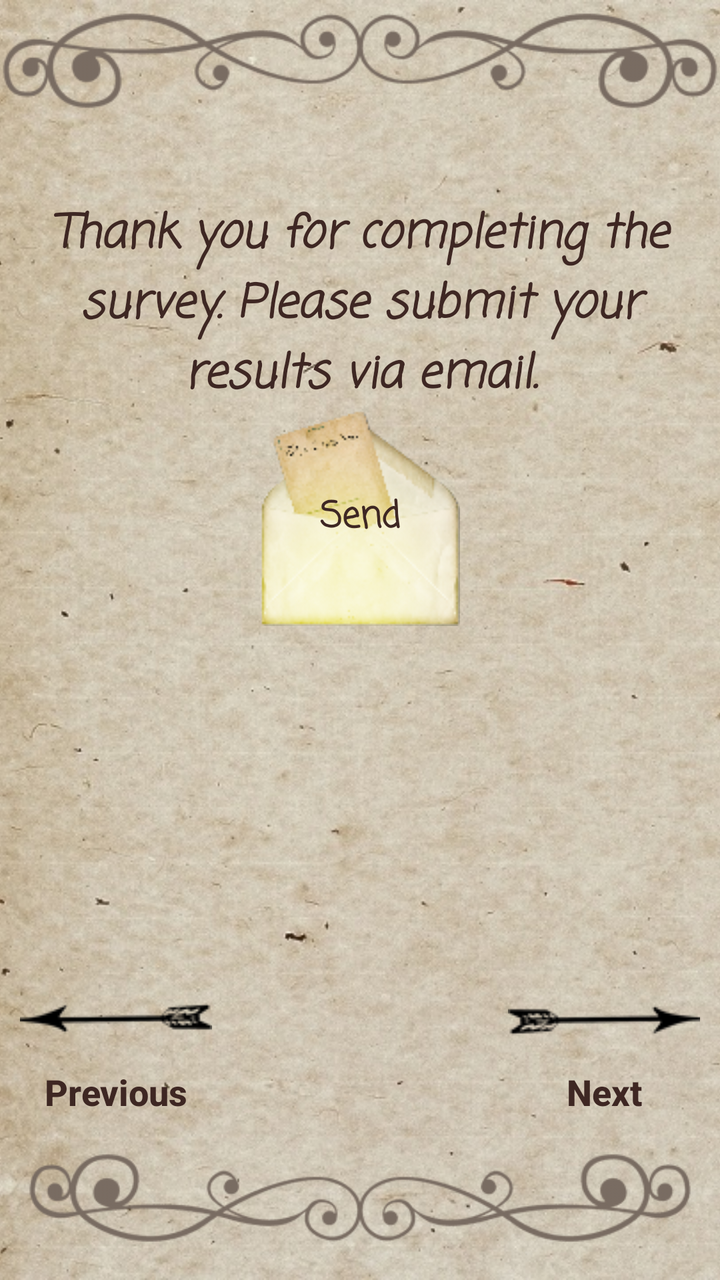
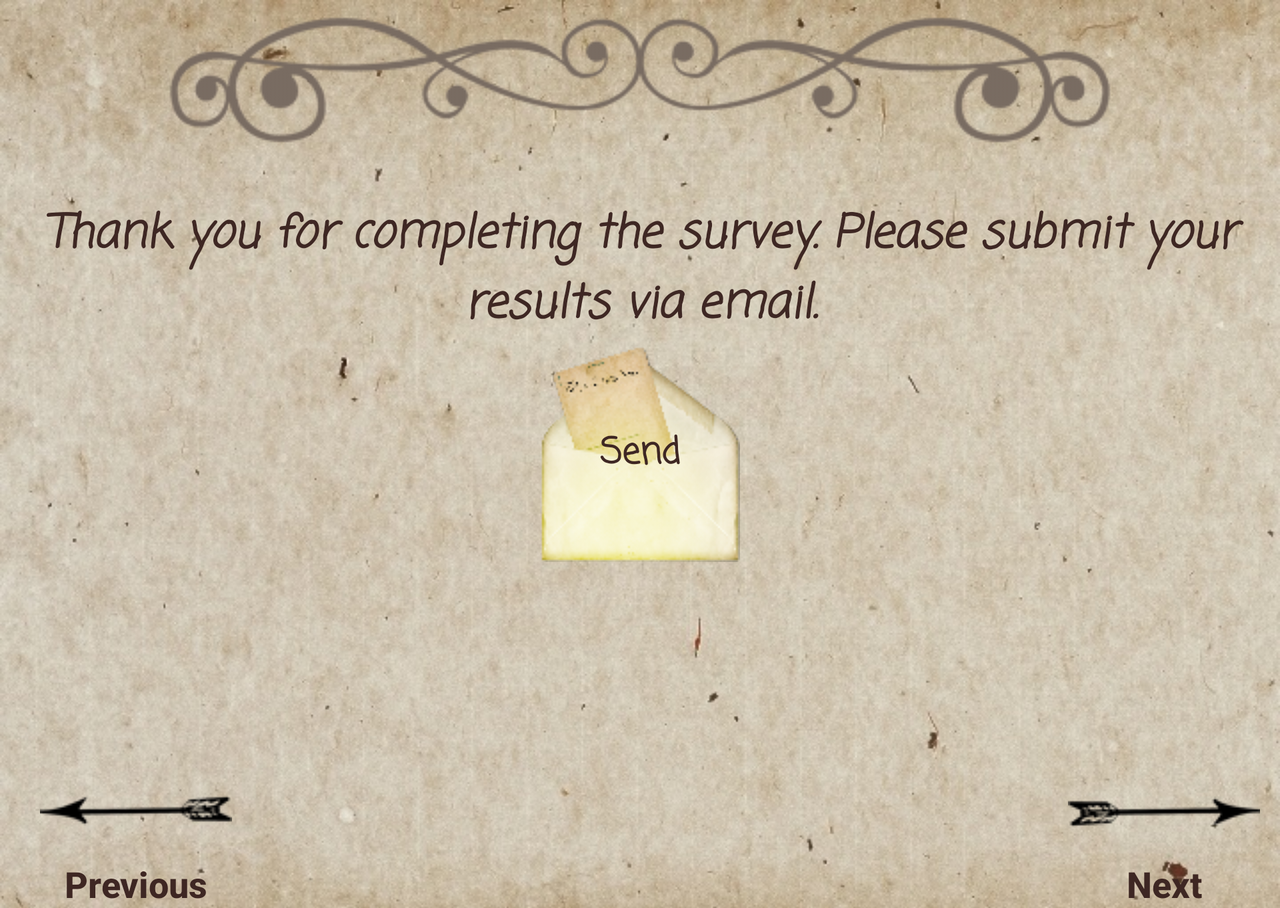

Compare how this app lays out the same screen by default and in its alternative resource folder. The renders come first, then the two layout files and the values they reference.
<!-- AndroidManifest.xml: application theme AppTheme -->
<!-- res/layout/last_surveyactivity.xml -->
<?xml version="1.0" encoding="utf-8"?>
<ScrollView xmlns:android="http://schemas.android.com/apk/res/android"
    android:layout_width="match_parent"
    android:layout_height="match_parent"
    android:fillViewport="true">

    <RelativeLayout
        android:layout_width="match_parent"
        android:layout_height="wrap_content">

        <ImageView
            android:id="@+id/bg"
            android:layout_width="match_parent"
            android:layout_height="match_parent"
            android:layout_alignParentLeft="true"
            android:layout_alignParentStart="true"
            android:layout_alignParentTop="true"
            android:adjustViewBounds="true"
            android:scaleType="centerCrop"
            android:src="@drawable/bgportreit" />

        <ImageView
            android:layout_width="match_parent"
            android:layout_height="wrap_content"
            android:layout_alignParentTop="true"
            android:scaleType="fitStart"
            android:src="@drawable/ornup" />

        <TextView
            android:id="@+id/text6"
            style="@style/smallerTextStyle"
            android:layout_marginTop="@dimen/center_dimension"
            android:gravity="center"
            android:text="@string/q6_text" />

        <Button
            android:id="@+id/send_button"
            android:layout_width="wrap_content"
            android:layout_height="wrap_content"
            android:layout_below="@id/text6"
            android:layout_centerInParent="true"
            android:background="@drawable/envelope"
            android:fontFamily="casual"
            android:gravity="center"
            android:onClick="mail_submission"
            android:text="@string/send"
            android:textAllCaps="false"
            android:textColor="@color/textBrownColor"
            android:textSize="@dimen/minTextSize"
            android:textStyle="bold" />

        <Button
            android:id="@+id/next_button"
            style="@style/LowerButtonsStyle"
            android:layout_above="@+id/orn_down"
            android:layout_alignParentRight="true"
            android:drawableTop="@drawable/arrowr"
            android:onClick="surveyFinal"
            android:text="@string/next" />

        <Button
            android:id="@+id/previous_button"
            style="@style/LowerButtonsStyle"
            android:layout_above="@+id/orn_down"
            android:layout_alignParentLeft="true"
            android:drawableTop="@drawable/arrowl"
            android:onClick="backToFifth"
            android:text="@string/previous" />

        <ImageView
            android:id="@+id/orn_down"
            android:layout_width="match_parent"
            android:layout_height="wrap_content"
            android:layout_alignParentBottom="true"
            android:src="@drawable/orndown" />
    </RelativeLayout>
</ScrollView>
<!-- resources referenced by this layout -->
<resources>
  <color name="textBrownColor">#3E2723</color>
  <dimen name="center_dimension">100dp</dimen>
  <dimen name="minTextSize">18sp</dimen>
  <!-- drawable arrowl: jpg bitmap (drawable, 1480 bytes) -->
  <!-- drawable arrowr: jpg bitmap (drawable, 1498 bytes) -->
  <!-- drawable bgportreit: jpg bitmap (drawable, 141401 bytes) -->
  <!-- drawable envelope: png bitmap (drawable, 21123 bytes) -->
  <!-- drawable orndown: png bitmap (drawable, 8868 bytes) -->
  <!-- drawable ornup: png bitmap (drawable, 8747 bytes) -->
  <!-- from res/values-v16/ -->
  <string name="next">Next</string>
  <!-- from res/values-v16/ -->
  <string name="previous">Previous</string>
  <string name="q6_text"> Thank you for completing the survey. Please submit your results via email. </string>
  <!-- from res/values-v16/ -->
  <string name="send">Send</string>
  <style name="LowerButtonsStyle">
          <item name="android:textSize">@dimen/minTextSize</item>
          <item name="android:textColor">@color/textBrownColor</item>
          <item name="android:gravity">center</item>
          <item name="android:layout_height">wrap_content</item>
          <item name="android:layout_width">wrap_content</item>
          <item name="android:textStyle">bold</item>
          <item name="android:layout_marginLeft">@dimen/smallTextMargin_horizontal</item>
          <item name="android:layout_marginRight">@dimen/smallTextMargin_horizontal</item>
          <item name="android:textAllCaps">false</item>
          <item name="android:background">@android:color/transparent</item>
      </style>
  <!-- from res/values-v16/ -->
  <style name="smallerTextStyle">
          <item name="android:fontFamily">casual</item>
          <item name="android:textSize">@dimen/smallerTextSize</item>
          <item name="android:textColor">@color/textBrownColor</item>
          <item name="android:layout_height">wrap_content</item>
          <item name="android:layout_width">wrap_content</item>
          <item name="android:textStyle">italic|bold</item>
          <item name="android:layout_marginLeft">@dimen/smallTextMargin_horizontal</item>
          <item name="android:layout_marginRight">@dimen/smallTextMargin_horizontal</item>
  
      </style>
  <style name="AppTheme" parent="Theme.AppCompat.Light.NoActionBar">
            
          <item name="colorPrimary">@color/colorPrimary</item>
          <item name="colorPrimaryDark">@color/colorPrimaryDark</item>
          <item name="colorAccent">@color/textBrownColor</item>
          <item name="android:windowFullscreen">true</item>
      </style>
  <dimen name="smallTextMargin_horizontal">10dp</dimen>
  <dimen name="smallerTextSize">23sp</dimen>
  <color name="colorPrimary">#3F51B5</color>
  <color name="colorPrimaryDark">#303F9F</color>
</resources>
<!-- res/layout-land/last_surveyactivity.xml (the repository's variant of the layout above) -->
<!-- drawn on the phone turned sideways -->
<?xml version="1.0" encoding="utf-8"?>
<ScrollView xmlns:android="http://schemas.android.com/apk/res/android"
    android:layout_width="match_parent"
    android:layout_height="match_parent"
    android:fillViewport="true">

    <RelativeLayout
        android:layout_width="match_parent"
        android:layout_height="wrap_content">

        <ImageView
            android:id="@+id/bg"
            android:layout_width="match_parent"
            android:layout_height="match_parent"
            android:layout_alignParentLeft="true"
            android:layout_alignParentStart="true"
            android:layout_alignParentTop="true"
            android:adjustViewBounds="true"
            android:scaleType="centerCrop"
            android:src="@drawable/bglandscape" />

        <ImageView
            android:layout_width="wrap_content"
            android:layout_height="wrap_content"
            android:layout_alignParentTop="true"
            android:scaleType="fitStart"
            android:src="@drawable/ornup"
            android:layout_centerHorizontal="true"
            android:layout_marginBottom="@dimen/margin5"/>

        <TextView
            android:id="@+id/text6"
            style="@style/smallerTextStyle"
            android:layout_marginTop="@dimen/center_dimension"
            android:gravity="center"
            android:text="@string/q6_text" />

        <Button
            android:id="@+id/send_button"
            android:layout_width="wrap_content"
            android:layout_height="wrap_content"
            android:layout_below="@id/text6"
            android:layout_centerInParent="true"
            android:background="@drawable/envelope"
            android:fontFamily="casual"
            android:gravity="center"
            android:onClick="mail_submission"
            android:text="@string/send"
            android:textAllCaps="false"
            android:textColor="@color/textBrownColor"
            android:textSize="@dimen/minTextSize"
            android:textStyle="bold" />

        <Button
            android:id="@+id/next_button"
            style="@style/LowerButtonsStyle"
            android:layout_alignParentBottom="true"
            android:layout_alignParentRight="true"
            android:drawableTop="@drawable/arrowr"
            android:onClick="surveyFinal"
            android:text="@string/next" />

        <Button
            android:id="@+id/previous_button"
            style="@style/LowerButtonsStyle"
            android:layout_alignLeft="@+id/text6"
            android:layout_alignParentBottom="true"
            android:layout_alignStart="@+id/text6"
            android:drawableTop="@drawable/arrowl"
            android:onClick="backToFifth"
            android:text="@string/previous" />


    </RelativeLayout>
</ScrollView>
<!-- resources referenced by the variant -->
<!-- as the phone turned sideways resolves them -->
<resources>
  <color name="textBrownColor">#3E2723</color>
  <dimen name="center_dimension">100dp</dimen>
  <dimen name="margin5">5dp</dimen>
  <dimen name="minTextSize">18sp</dimen>
  <!-- drawable arrowl: jpg bitmap (drawable, 1480 bytes) -->
  <!-- drawable arrowr: jpg bitmap (drawable, 1498 bytes) -->
  <!-- drawable bglandscape: jpg bitmap (drawable, 152829 bytes) -->
  <!-- drawable envelope: png bitmap (drawable, 21123 bytes) -->
  <!-- drawable ornup: png bitmap (drawable, 8747 bytes) -->
  <!-- from res/values-v16/ -->
  <string name="next">Next</string>
  <!-- from res/values-v16/ -->
  <string name="previous">Previous</string>
  <string name="q6_text"> Thank you for completing the survey. Please submit your results via email. </string>
  <!-- from res/values-v16/ -->
  <string name="send">Send</string>
  <style name="LowerButtonsStyle">
          <item name="android:textSize">@dimen/minTextSize</item>
          <item name="android:textColor">@color/textBrownColor</item>
          <item name="android:gravity">center</item>
          <item name="android:layout_height">wrap_content</item>
          <item name="android:layout_width">wrap_content</item>
          <item name="android:textStyle">bold</item>
          <item name="android:layout_marginLeft">@dimen/smallTextMargin_horizontal</item>
          <item name="android:layout_marginRight">@dimen/smallTextMargin_horizontal</item>
          <item name="android:textAllCaps">false</item>
          <item name="android:background">@android:color/transparent</item>
      </style>
  <!-- from res/values-v16/ -->
  <style name="smallerTextStyle">
          <item name="android:fontFamily">casual</item>
          <item name="android:textSize">@dimen/smallerTextSize</item>
          <item name="android:textColor">@color/textBrownColor</item>
          <item name="android:layout_height">wrap_content</item>
          <item name="android:layout_width">wrap_content</item>
          <item name="android:textStyle">italic|bold</item>
          <item name="android:layout_marginLeft">@dimen/smallTextMargin_horizontal</item>
          <item name="android:layout_marginRight">@dimen/smallTextMargin_horizontal</item>
  
      </style>
  <style name="AppTheme" parent="Theme.AppCompat.Light.NoActionBar">
            
          <item name="colorPrimary">@color/colorPrimary</item>
          <item name="colorPrimaryDark">@color/colorPrimaryDark</item>
          <item name="colorAccent">@color/textBrownColor</item>
          <item name="android:windowFullscreen">true</item>
      </style>
  <dimen name="smallTextMargin_horizontal">10dp</dimen>
  <dimen name="smallerTextSize">23sp</dimen>
  <color name="colorPrimary">#3F51B5</color>
  <color name="colorPrimaryDark">#303F9F</color>
</resources>
